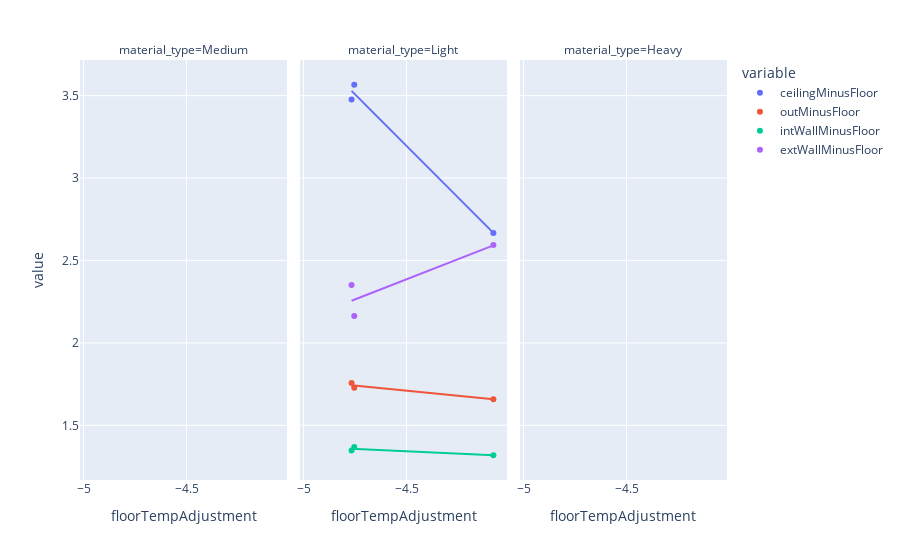
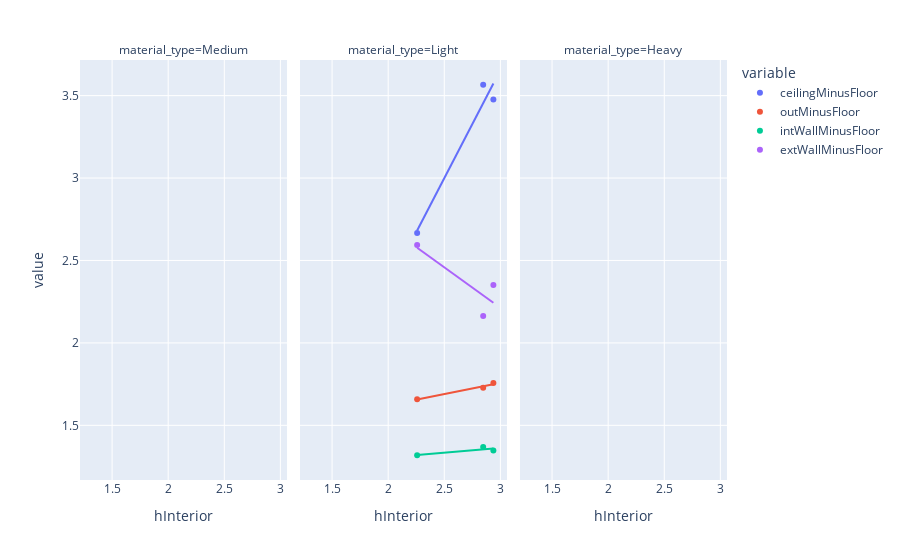
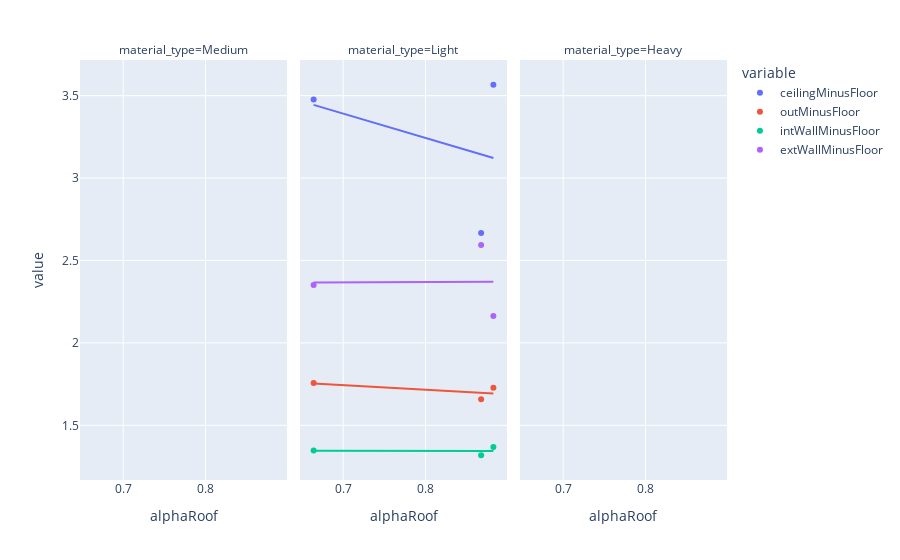
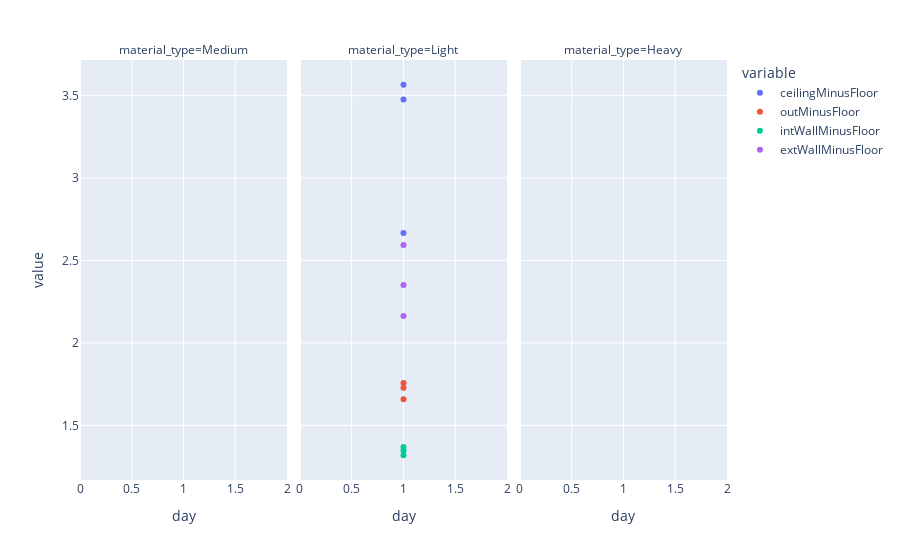

The cell these charts' notebook holds for them, in order:
### Code cell
fig = px.scatter(dfFull, x="floorTempAdjustment", y=qois, facet_col="material_type", trendline="ols")
fig.show()
fig = px.scatter(dfFull, x="hInterior", y=qois, facet_col="material_type", trendline="ols")
fig.show()
fig = px.scatter(dfFull, x="alphaRoof", y=qois, facet_col="material_type", trendline="ols")
fig.show()
fig = px.scatter(dfFull, x="day", y=qois, facet_col="material_type", trendline="ols")
fig.show()
fig = px.scatter(dfFull, x="windSpeed", y=qois, facet_col="material_type", trendline="ols")
fig.show()
fig = px.scatter(dfFull, x="wallRoughness", y=qois, facet_col="material_type", trendline="ols")
fig.show()
fig = px.scatter(dfFull, x="hExterior", y=qois, facet_col="material_type", trendline="ols")
fig.show()
fig = px.scatter(dfFull, x="logRi", y=qois, facet_col="material_type", trendline="ols")
fig.show()
